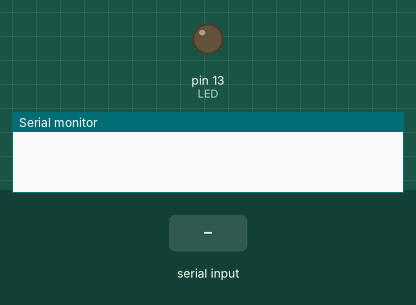
Bench run of a sketch on a simulated Arduino Uno, built with avr-gcc and run on an emulated ATmega328P. Parts: output pins drawn as LEDs (lit = HIGH), the last lines printed to the serial monitor. Inputs (shaded band) come from the test bench.

Above: at 1.2 s.
1.3 s: "on" received over Serial
At 1.9 s:
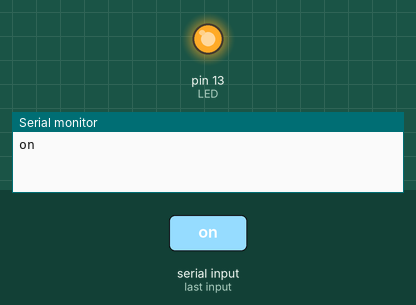
2.8 s: "off" received over Serial
At 3.1 s:
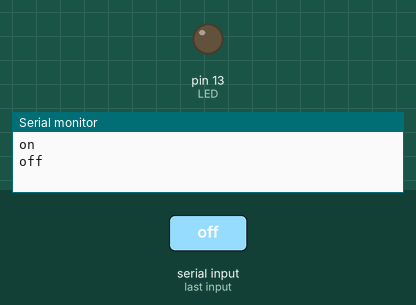
Timing chart, 0 to 5.8 s (numbered marks = the images above; inputs shaded):
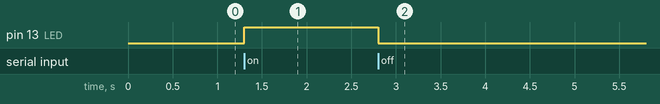

Measured:
- after the input at 1.3 s, pin 13 (LED): LOW → HIGH at once
- after the input at 2.8 s, pin 13 (LED): HIGH → LOW at once

The sketch:

SerialCmds.ino
```cpp
// (licence header left out)
// Comment/uncomment as suitable for your hardware
// #define LaunchPadF5529

#ifdef LaunchPadF5529
#define LED RED_LED // on-board, aka P1_0
#else
#define LED 13 // external
#endif

int incomingByte;

void setup()
{
  Serial.begin(115200);
  pinMode(LED, OUTPUT);
}

void loop()
{
  String data = readSerialData();
  if (data.length()) {
    if (data.equalsIgnoreCase("on")) {
      digitalWrite(LED, HIGH);
    }
    else if (data.equalsIgnoreCase("off")) {
      digitalWrite(LED, LOW);
    }
    Serial.println(data); // echo the command for debugging
  }
}

String readSerialData()
{
  char buffer[16];
  unsigned int count = 0;
  while (Serial.available() > 0) {
    buffer[count++] = Serial.read();
    delayMicroseconds(250); // enough time to detect end of transfer
  }
  buffer[count++] = 0;
  return String(buffer);
}
```
